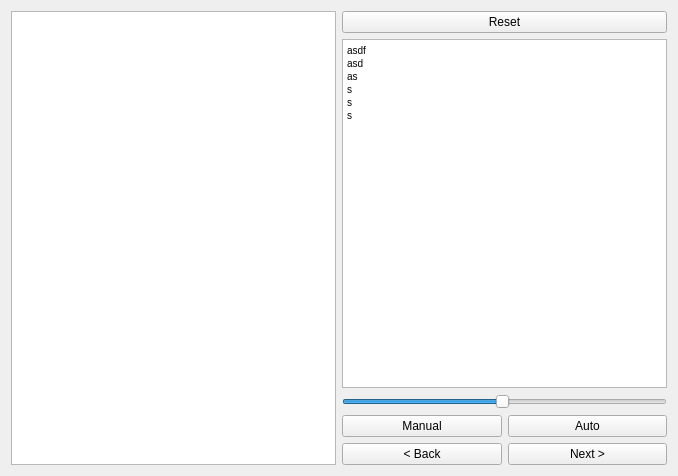
<?xml version="1.0" encoding="UTF-8"?>
<ui version="4.0">
 <class>ChessWindow</class>
 <widget class="QWidget" name="ChessWindow">
  <property name="geometry">
   <rect>
    <x>0</x>
    <y>0</y>
    <width>678</width>
    <height>476</height>
   </rect>
  </property>
  <property name="sizePolicy">
   <sizepolicy hsizetype="Preferred" vsizetype="Preferred">
    <horstretch>0</horstretch>
    <verstretch>0</verstretch>
   </sizepolicy>
  </property>
  <property name="minimumSize">
   <size>
    <width>0</width>
    <height>0</height>
   </size>
  </property>
  <property name="windowTitle">
   <string>Form</string>
  </property>
  <layout class="QGridLayout" name="gridLayout">
   <item row="0" column="1">
    <layout class="QVBoxLayout" name="optionVerticalLayout">
     <item>
      <widget class="QPushButton" name="reset">
       <property name="text">
        <string>Reset</string>
       </property>
      </widget>
     </item>
     <item>
      <widget class="QTextEdit" name="log">
       <property name="html">
        <string>&lt;!DOCTYPE HTML PUBLIC &quot;-//W3C//DTD HTML 4.0//EN&quot; &quot;http://www.w3.org/TR/REC-html40/strict.dtd&quot;&gt;
&lt;html&gt;&lt;head&gt;&lt;meta name=&quot;qrichtext&quot; content=&quot;1&quot; /&gt;&lt;style type=&quot;text/css&quot;&gt;
p, li { white-space: pre-wrap; }
&lt;/style&gt;&lt;/head&gt;&lt;body style=&quot; font-family:'MS Shell Dlg 2'; font-size:7.8pt; font-weight:400; font-style:normal;&quot;&gt;
&lt;p style=&quot; margin-top:0px; margin-bottom:0px; margin-left:0px; margin-right:0px; -qt-block-indent:0; text-indent:0px;&quot;&gt;asdf&lt;/p&gt;
&lt;p style=&quot; margin-top:0px; margin-bottom:0px; margin-left:0px; margin-right:0px; -qt-block-indent:0; text-indent:0px;&quot;&gt;asd&lt;/p&gt;
&lt;p style=&quot; margin-top:0px; margin-bottom:0px; margin-left:0px; margin-right:0px; -qt-block-indent:0; text-indent:0px;&quot;&gt;as&lt;/p&gt;
&lt;p style=&quot; margin-top:0px; margin-bottom:0px; margin-left:0px; margin-right:0px; -qt-block-indent:0; text-indent:0px;&quot;&gt;s&lt;/p&gt;
&lt;p style=&quot; margin-top:0px; margin-bottom:0px; margin-left:0px; margin-right:0px; -qt-block-indent:0; text-indent:0px;&quot;&gt;s&lt;/p&gt;
&lt;p style=&quot; margin-top:0px; margin-bottom:0px; margin-left:0px; margin-right:0px; -qt-block-indent:0; text-indent:0px;&quot;&gt;s&lt;/p&gt;&lt;/body&gt;&lt;/html&gt;</string>
       </property>
      </widget>
     </item>
     <item>
      <widget class="QSlider" name="timer">
       <property name="minimum">
        <number>1</number>
       </property>
       <property name="maximum">
        <number>100</number>
       </property>
       <property name="singleStep">
        <number>10</number>
       </property>
       <property name="sliderPosition">
        <number>50</number>
       </property>
       <property name="orientation">
        <enum>Qt::Horizontal</enum>
       </property>
      </widget>
     </item>
     <item>
      <layout class="QGridLayout" name="optionGridLayout">
       <item row="1" column="0">
        <widget class="QPushButton" name="back">
         <property name="text">
          <string>&lt; Back</string>
         </property>
        </widget>
       </item>
       <item row="0" column="0">
        <widget class="QPushButton" name="manual">
         <property name="text">
          <string>Manual</string>
         </property>
        </widget>
       </item>
       <item row="0" column="1">
        <widget class="QPushButton" name="automatic">
         <property name="text">
          <string>Auto</string>
         </property>
        </widget>
       </item>
       <item row="1" column="1">
        <widget class="QPushButton" name="next">
         <property name="text">
          <string>Next &gt;</string>
         </property>
        </widget>
       </item>
      </layout>
     </item>
    </layout>
   </item>
   <item row="0" column="0">
    <widget class="QGraphicsView" name="graphicsView"/>
   </item>
  </layout>
 </widget>
 <resources/>
 <connections/>
</ui>
